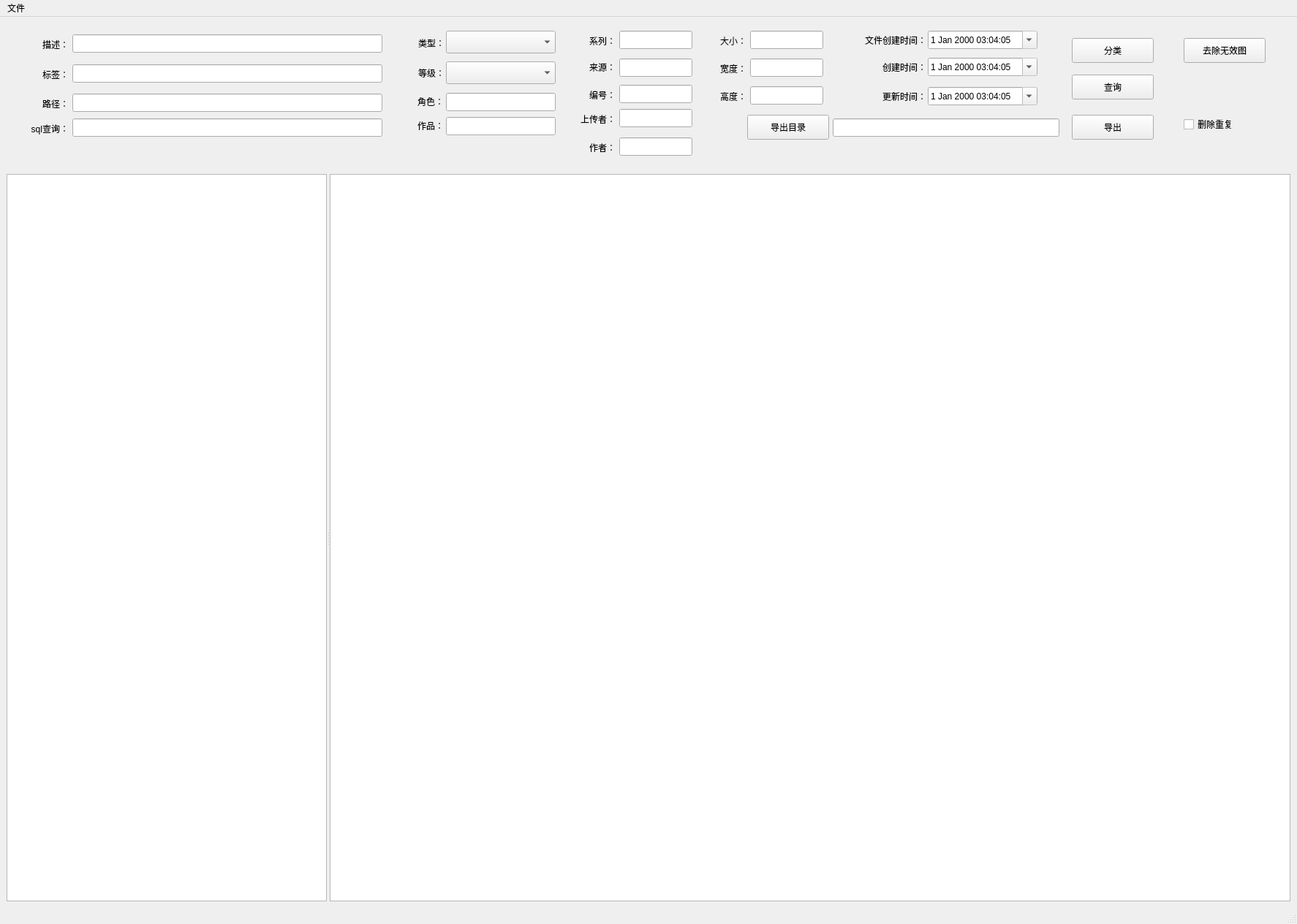
<?xml version="1.0" encoding="UTF-8"?>
<ui version="4.0">
 <class>Manager</class>
 <widget class="QMainWindow" name="Manager">
  <property name="geometry">
   <rect>
    <x>0</x>
    <y>0</y>
    <width>1774</width>
    <height>1264</height>
   </rect>
  </property>
  <property name="acceptDrops">
   <bool>true</bool>
  </property>
  <property name="windowTitle">
   <string>图片整理程序</string>
  </property>
  <widget class="QWidget" name="centralwidget">
   <layout class="QVBoxLayout" name="verticalLayout">
    <item>
     <widget class="QWidget" name="widget" native="true">
      <property name="sizePolicy">
       <sizepolicy hsizetype="Expanding" vsizetype="Expanding">
        <horstretch>0</horstretch>
        <verstretch>0</verstretch>
       </sizepolicy>
      </property>
      <property name="minimumSize">
       <size>
        <width>0</width>
        <height>200</height>
       </size>
      </property>
      <property name="maximumSize">
       <size>
        <width>16777215</width>
        <height>200</height>
       </size>
      </property>
      <widget class="QPushButton" name="pushButton_classify">
       <property name="geometry">
        <rect>
         <x>1457</x>
         <y>20</y>
         <width>112</width>
         <height>34</height>
        </rect>
       </property>
       <property name="text">
        <string>分类</string>
       </property>
      </widget>
      <widget class="QComboBox" name="comboBox_type">
       <property name="geometry">
        <rect>
         <x>601</x>
         <y>10</y>
         <width>150</width>
         <height>31</height>
        </rect>
       </property>
      </widget>
      <widget class="QLineEdit" name="lineEdit_desc">
       <property name="geometry">
        <rect>
         <x>90</x>
         <y>15</y>
         <width>424</width>
         <height>25</height>
        </rect>
       </property>
      </widget>
      <widget class="QLabel" name="label">
       <property name="geometry">
        <rect>
         <x>24</x>
         <y>19</y>
         <width>61</width>
         <height>20</height>
        </rect>
       </property>
       <property name="text">
        <string>描述：</string>
       </property>
       <property name="alignment">
        <set>Qt::AlignRight|Qt::AlignTrailing|Qt::AlignVCenter</set>
       </property>
      </widget>
      <widget class="QLabel" name="label_2">
       <property name="geometry">
        <rect>
         <x>24</x>
         <y>60</y>
         <width>61</width>
         <height>20</height>
        </rect>
       </property>
       <property name="text">
        <string>标签：</string>
       </property>
       <property name="alignment">
        <set>Qt::AlignRight|Qt::AlignTrailing|Qt::AlignVCenter</set>
       </property>
      </widget>
      <widget class="QLineEdit" name="lineEdit_tag">
       <property name="geometry">
        <rect>
         <x>90</x>
         <y>56</y>
         <width>424</width>
         <height>25</height>
        </rect>
       </property>
      </widget>
      <widget class="QComboBox" name="comboBox_level">
       <property name="geometry">
        <rect>
         <x>601</x>
         <y>52</y>
         <width>150</width>
         <height>31</height>
        </rect>
       </property>
      </widget>
      <widget class="QLabel" name="label_3">
       <property name="geometry">
        <rect>
         <x>538</x>
         <y>17</y>
         <width>61</width>
         <height>20</height>
        </rect>
       </property>
       <property name="text">
        <string>类型：</string>
       </property>
       <property name="alignment">
        <set>Qt::AlignRight|Qt::AlignTrailing|Qt::AlignVCenter</set>
       </property>
      </widget>
      <widget class="QLabel" name="label_4">
       <property name="geometry">
        <rect>
         <x>538</x>
         <y>58</y>
         <width>61</width>
         <height>20</height>
        </rect>
       </property>
       <property name="text">
        <string>等级：</string>
       </property>
       <property name="alignment">
        <set>Qt::AlignRight|Qt::AlignTrailing|Qt::AlignVCenter</set>
       </property>
      </widget>
      <widget class="QLabel" name="label_5">
       <property name="geometry">
        <rect>
         <x>537</x>
         <y>130</y>
         <width>61</width>
         <height>20</height>
        </rect>
       </property>
       <property name="text">
        <string>作品：</string>
       </property>
       <property name="alignment">
        <set>Qt::AlignRight|Qt::AlignTrailing|Qt::AlignVCenter</set>
       </property>
      </widget>
      <widget class="QLabel" name="label_6">
       <property name="geometry">
        <rect>
         <x>772</x>
         <y>50</y>
         <width>61</width>
         <height>20</height>
        </rect>
       </property>
       <property name="text">
        <string>来源：</string>
       </property>
       <property name="alignment">
        <set>Qt::AlignRight|Qt::AlignTrailing|Qt::AlignVCenter</set>
       </property>
      </widget>
      <widget class="QLineEdit" name="lineEdit_source">
       <property name="geometry">
        <rect>
         <x>838</x>
         <y>48</y>
         <width>100</width>
         <height>25</height>
        </rect>
       </property>
      </widget>
      <widget class="QLineEdit" name="lineEdit_path">
       <property name="enabled">
        <bool>true</bool>
       </property>
       <property name="geometry">
        <rect>
         <x>90</x>
         <y>96</y>
         <width>424</width>
         <height>25</height>
        </rect>
       </property>
       <property name="readOnly">
        <bool>true</bool>
       </property>
      </widget>
      <widget class="QLabel" name="label_7">
       <property name="geometry">
        <rect>
         <x>24</x>
         <y>100</y>
         <width>61</width>
         <height>20</height>
        </rect>
       </property>
       <property name="text">
        <string>路径：</string>
       </property>
       <property name="alignment">
        <set>Qt::AlignRight|Qt::AlignTrailing|Qt::AlignVCenter</set>
       </property>
      </widget>
      <widget class="QDateTimeEdit" name="dateTimeEdit_create">
       <property name="geometry">
        <rect>
         <x>1260</x>
         <y>47</y>
         <width>150</width>
         <height>25</height>
        </rect>
       </property>
       <property name="frame">
        <bool>true</bool>
       </property>
       <property name="readOnly">
        <bool>true</bool>
       </property>
       <property name="buttonSymbols">
        <enum>QAbstractSpinBox::NoButtons</enum>
       </property>
       <property name="accelerated">
        <bool>false</bool>
       </property>
       <property name="keyboardTracking">
        <bool>true</bool>
       </property>
       <property name="showGroupSeparator" stdset="0">
        <bool>false</bool>
       </property>
       <property name="dateTime">
        <datetime>
         <hour>3</hour>
         <minute>4</minute>
         <second>5</second>
         <year>2000</year>
         <month>1</month>
         <day>1</day>
        </datetime>
       </property>
       <property name="calendarPopup">
        <bool>true</bool>
       </property>
      </widget>
      <widget class="QLabel" name="label_9">
       <property name="geometry">
        <rect>
         <x>1167</x>
         <y>50</y>
         <width>91</width>
         <height>20</height>
        </rect>
       </property>
       <property name="text">
        <string>创建时间：</string>
       </property>
       <property name="alignment">
        <set>Qt::AlignRight|Qt::AlignTrailing|Qt::AlignVCenter</set>
       </property>
      </widget>
      <widget class="QDateTimeEdit" name="dateTimeEdit_update">
       <property name="geometry">
        <rect>
         <x>1260</x>
         <y>87</y>
         <width>150</width>
         <height>25</height>
        </rect>
       </property>
       <property name="frame">
        <bool>true</bool>
       </property>
       <property name="readOnly">
        <bool>true</bool>
       </property>
       <property name="buttonSymbols">
        <enum>QAbstractSpinBox::NoButtons</enum>
       </property>
       <property name="accelerated">
        <bool>false</bool>
       </property>
       <property name="keyboardTracking">
        <bool>true</bool>
       </property>
       <property name="showGroupSeparator" stdset="0">
        <bool>false</bool>
       </property>
       <property name="dateTime">
        <datetime>
         <hour>3</hour>
         <minute>4</minute>
         <second>5</second>
         <year>2000</year>
         <month>1</month>
         <day>1</day>
        </datetime>
       </property>
       <property name="calendarPopup">
        <bool>true</bool>
       </property>
      </widget>
      <widget class="QLabel" name="label_10">
       <property name="geometry">
        <rect>
         <x>1167</x>
         <y>90</y>
         <width>91</width>
         <height>20</height>
        </rect>
       </property>
       <property name="text">
        <string>更新时间：</string>
       </property>
       <property name="alignment">
        <set>Qt::AlignRight|Qt::AlignTrailing|Qt::AlignVCenter</set>
       </property>
      </widget>
      <widget class="QPushButton" name="pushButton_search">
       <property name="geometry">
        <rect>
         <x>1457</x>
         <y>70</y>
         <width>112</width>
         <height>34</height>
        </rect>
       </property>
       <property name="text">
        <string>查询</string>
       </property>
      </widget>
      <widget class="QLineEdit" name="lineEdit_role">
       <property name="geometry">
        <rect>
         <x>601</x>
         <y>95</y>
         <width>150</width>
         <height>25</height>
        </rect>
       </property>
      </widget>
      <widget class="QLabel" name="label_11">
       <property name="geometry">
        <rect>
         <x>537</x>
         <y>97</y>
         <width>61</width>
         <height>20</height>
        </rect>
       </property>
       <property name="text">
        <string>角色：</string>
       </property>
       <property name="alignment">
        <set>Qt::AlignRight|Qt::AlignTrailing|Qt::AlignVCenter</set>
       </property>
      </widget>
      <widget class="QLabel" name="label_8">
       <property name="geometry">
        <rect>
         <x>762</x>
         <y>121</y>
         <width>71</width>
         <height>20</height>
        </rect>
       </property>
       <property name="text">
        <string>上传者：</string>
       </property>
       <property name="alignment">
        <set>Qt::AlignRight|Qt::AlignTrailing|Qt::AlignVCenter</set>
       </property>
      </widget>
      <widget class="QLineEdit" name="lineEdit_uploader">
       <property name="geometry">
        <rect>
         <x>838</x>
         <y>117</y>
         <width>100</width>
         <height>25</height>
        </rect>
       </property>
      </widget>
      <widget class="QLineEdit" name="lineEdit_width">
       <property name="geometry">
        <rect>
         <x>1017</x>
         <y>48</y>
         <width>100</width>
         <height>25</height>
        </rect>
       </property>
       <property name="readOnly">
        <bool>true</bool>
       </property>
      </widget>
      <widget class="QLabel" name="label_12">
       <property name="geometry">
        <rect>
         <x>951</x>
         <y>52</y>
         <width>61</width>
         <height>20</height>
        </rect>
       </property>
       <property name="text">
        <string>宽度：</string>
       </property>
       <property name="alignment">
        <set>Qt::AlignRight|Qt::AlignTrailing|Qt::AlignVCenter</set>
       </property>
      </widget>
      <widget class="QLineEdit" name="lineEdit_height">
       <property name="geometry">
        <rect>
         <x>1017</x>
         <y>86</y>
         <width>100</width>
         <height>25</height>
        </rect>
       </property>
       <property name="readOnly">
        <bool>true</bool>
       </property>
      </widget>
      <widget class="QLabel" name="label_13">
       <property name="geometry">
        <rect>
         <x>951</x>
         <y>90</y>
         <width>61</width>
         <height>20</height>
        </rect>
       </property>
       <property name="text">
        <string>高度：</string>
       </property>
       <property name="alignment">
        <set>Qt::AlignRight|Qt::AlignTrailing|Qt::AlignVCenter</set>
       </property>
      </widget>
      <widget class="QLabel" name="label_14">
       <property name="geometry">
        <rect>
         <x>1127</x>
         <y>13</y>
         <width>131</width>
         <height>20</height>
        </rect>
       </property>
       <property name="text">
        <string>文件创建时间：</string>
       </property>
       <property name="alignment">
        <set>Qt::AlignRight|Qt::AlignTrailing|Qt::AlignVCenter</set>
       </property>
      </widget>
      <widget class="QDateTimeEdit" name="dateTimeEdit_file_create">
       <property name="geometry">
        <rect>
         <x>1260</x>
         <y>10</y>
         <width>150</width>
         <height>25</height>
        </rect>
       </property>
       <property name="frame">
        <bool>true</bool>
       </property>
       <property name="readOnly">
        <bool>true</bool>
       </property>
       <property name="buttonSymbols">
        <enum>QAbstractSpinBox::NoButtons</enum>
       </property>
       <property name="accelerated">
        <bool>false</bool>
       </property>
       <property name="keyboardTracking">
        <bool>true</bool>
       </property>
       <property name="showGroupSeparator" stdset="0">
        <bool>false</bool>
       </property>
       <property name="dateTime">
        <datetime>
         <hour>3</hour>
         <minute>4</minute>
         <second>5</second>
         <year>2000</year>
         <month>1</month>
         <day>1</day>
        </datetime>
       </property>
       <property name="calendarPopup">
        <bool>true</bool>
       </property>
      </widget>
      <widget class="QLabel" name="label_15">
       <property name="geometry">
        <rect>
         <x>951</x>
         <y>14</y>
         <width>61</width>
         <height>20</height>
        </rect>
       </property>
       <property name="text">
        <string>大小：</string>
       </property>
       <property name="alignment">
        <set>Qt::AlignRight|Qt::AlignTrailing|Qt::AlignVCenter</set>
       </property>
      </widget>
      <widget class="QLineEdit" name="lineEdit_size">
       <property name="geometry">
        <rect>
         <x>1017</x>
         <y>10</y>
         <width>100</width>
         <height>25</height>
        </rect>
       </property>
       <property name="readOnly">
        <bool>true</bool>
       </property>
      </widget>
      <widget class="QLabel" name="label_16">
       <property name="geometry">
        <rect>
         <x>772</x>
         <y>160</y>
         <width>61</width>
         <height>20</height>
        </rect>
       </property>
       <property name="text">
        <string>作者：</string>
       </property>
       <property name="alignment">
        <set>Qt::AlignRight|Qt::AlignTrailing|Qt::AlignVCenter</set>
       </property>
      </widget>
      <widget class="QLineEdit" name="lineEdit_author">
       <property name="geometry">
        <rect>
         <x>838</x>
         <y>156</y>
         <width>100</width>
         <height>25</height>
        </rect>
       </property>
      </widget>
      <widget class="QLineEdit" name="lineEdit_series">
       <property name="geometry">
        <rect>
         <x>838</x>
         <y>10</y>
         <width>100</width>
         <height>25</height>
        </rect>
       </property>
      </widget>
      <widget class="QLabel" name="label_17">
       <property name="geometry">
        <rect>
         <x>772</x>
         <y>14</y>
         <width>61</width>
         <height>20</height>
        </rect>
       </property>
       <property name="text">
        <string>系列：</string>
       </property>
       <property name="alignment">
        <set>Qt::AlignRight|Qt::AlignTrailing|Qt::AlignVCenter</set>
       </property>
      </widget>
      <widget class="QLineEdit" name="lineEdit_works">
       <property name="geometry">
        <rect>
         <x>601</x>
         <y>128</y>
         <width>150</width>
         <height>25</height>
        </rect>
       </property>
      </widget>
      <widget class="QLabel" name="label_18">
       <property name="geometry">
        <rect>
         <x>4</x>
         <y>134</y>
         <width>81</width>
         <height>20</height>
        </rect>
       </property>
       <property name="text">
        <string>sql查询：</string>
       </property>
       <property name="alignment">
        <set>Qt::AlignRight|Qt::AlignTrailing|Qt::AlignVCenter</set>
       </property>
      </widget>
      <widget class="QLineEdit" name="lineEdit_sql_where">
       <property name="enabled">
        <bool>true</bool>
       </property>
       <property name="geometry">
        <rect>
         <x>90</x>
         <y>130</y>
         <width>424</width>
         <height>25</height>
        </rect>
       </property>
      </widget>
      <widget class="QLineEdit" name="lineEdit_export_dir">
       <property name="geometry">
        <rect>
         <x>1130</x>
         <y>130</y>
         <width>310</width>
         <height>25</height>
        </rect>
       </property>
      </widget>
      <widget class="QPushButton" name="pushButton_export_dir">
       <property name="geometry">
        <rect>
         <x>1013</x>
         <y>125</y>
         <width>112</width>
         <height>34</height>
        </rect>
       </property>
       <property name="text">
        <string>导出目录</string>
       </property>
      </widget>
      <widget class="QPushButton" name="pushButton_export">
       <property name="geometry">
        <rect>
         <x>1457</x>
         <y>125</y>
         <width>112</width>
         <height>34</height>
        </rect>
       </property>
       <property name="text">
        <string>导出</string>
       </property>
      </widget>
      <widget class="QPushButton" name="pushButton_clean">
       <property name="geometry">
        <rect>
         <x>1610</x>
         <y>20</y>
         <width>112</width>
         <height>34</height>
        </rect>
       </property>
       <property name="text">
        <string>去除无效图</string>
       </property>
      </widget>
      <widget class="QCheckBox" name="checkBox_delete_repeat">
       <property name="geometry">
        <rect>
         <x>1610</x>
         <y>130</y>
         <width>71</width>
         <height>16</height>
        </rect>
       </property>
       <property name="text">
        <string>删除重复</string>
       </property>
      </widget>
      <widget class="QLabel" name="label_19">
       <property name="geometry">
        <rect>
         <x>772</x>
         <y>88</y>
         <width>61</width>
         <height>20</height>
        </rect>
       </property>
       <property name="text">
        <string>编号：</string>
       </property>
       <property name="alignment">
        <set>Qt::AlignRight|Qt::AlignTrailing|Qt::AlignVCenter</set>
       </property>
      </widget>
      <widget class="QLineEdit" name="lineEdit_sequence">
       <property name="geometry">
        <rect>
         <x>838</x>
         <y>84</y>
         <width>100</width>
         <height>25</height>
        </rect>
       </property>
      </widget>
     </widget>
    </item>
    <item>
     <widget class="QSplitter" name="splitter">
      <property name="orientation">
       <enum>Qt::Horizontal</enum>
      </property>
      <widget class="QListView" name="listView">
       <property name="sizePolicy">
        <sizepolicy hsizetype="Expanding" vsizetype="Expanding">
         <horstretch>1</horstretch>
         <verstretch>0</verstretch>
        </sizepolicy>
       </property>
       <property name="selectionMode">
        <enum>QAbstractItemView::ExtendedSelection</enum>
       </property>
      </widget>
      <widget class="QGraphicsView" name="graphicsView">
       <property name="sizePolicy">
        <sizepolicy hsizetype="Expanding" vsizetype="Expanding">
         <horstretch>3</horstretch>
         <verstretch>0</verstretch>
        </sizepolicy>
       </property>
       <property name="minimumSize">
        <size>
         <width>0</width>
         <height>0</height>
        </size>
       </property>
       <property name="verticalScrollBarPolicy">
        <enum>Qt::ScrollBarAlwaysOff</enum>
       </property>
       <property name="horizontalScrollBarPolicy">
        <enum>Qt::ScrollBarAlwaysOff</enum>
       </property>
      </widget>
     </widget>
    </item>
   </layout>
  </widget>
  <widget class="QMenuBar" name="menubar">
   <property name="geometry">
    <rect>
     <x>0</x>
     <y>0</y>
     <width>1774</width>
     <height>23</height>
    </rect>
   </property>
   <widget class="QMenu" name="menu">
    <property name="title">
     <string>文件</string>
    </property>
    <addaction name="actionOpen"/>
   </widget>
   <addaction name="menu"/>
  </widget>
  <widget class="QStatusBar" name="statusbar"/>
  <action name="actionOpen">
   <property name="text">
    <string>打开</string>
   </property>
   <property name="shortcut">
    <string>Ctrl+O</string>
   </property>
  </action>
  <action name="actiondf">
   <property name="text">
    <string>df</string>
   </property>
  </action>
 </widget>
 <resources/>
 <connections/>
</ui>
